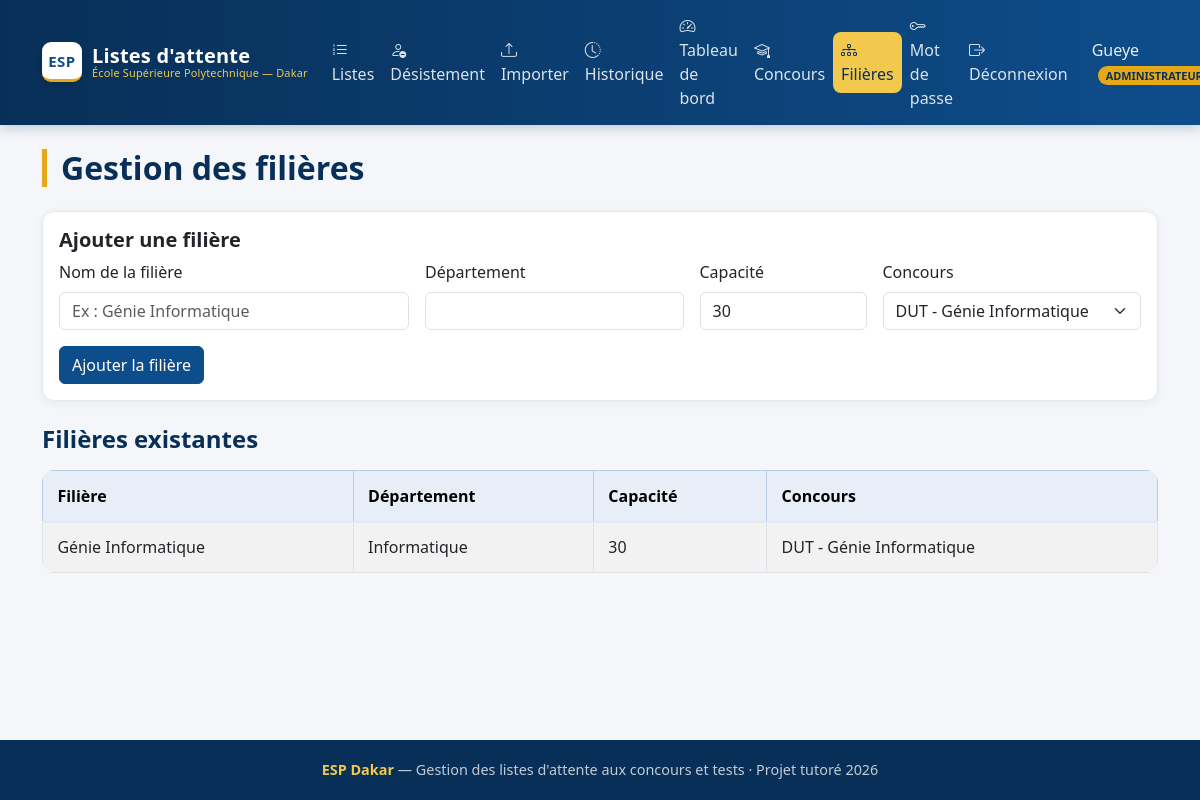
/pages/filieres.php (signed in), run on the app's committed database.
### tables this page shows
CREATE TABLE filieres (
    id INT AUTO_INCREMENT PRIMARY KEY,
    nom VARCHAR(150) NOT NULL,
    departement VARCHAR(100) NOT NULL,
    capacite_accueil INT NOT NULL,
    concours_id INT,
    FOREIGN KEY (concours_id) REFERENCES concours(id)
);

CREATE TABLE concours (
    id INT AUTO_INCREMENT PRIMARY KEY,
    type ENUM('DUT', 'DIC', 'LICENCE') NOT NULL,
    annee INT NOT NULL,
    departement VARCHAR(100) NOT NULL
);

### pages/filieres.php (the view, shortened to what this page needs)
<?php
require '../config/database.php';
include '../includes/header.php';
$concours = $pdo->query("SELECT * FROM concours ORDER BY type, departement")->fetchAll();
$filieres = $pdo->query("
    SELECT f.*, c.type AS concours_type, c.departement AS concours_dep
    FROM filieres f
    JOIN concours c ON f.concours_id = c.id
    ORDER BY f.nom
")->fetchAll();
?>
<h2 class="page-title">Gestion des filières</h2>
<div class="card mb-4">
    <div class="card-body">
        <h5 class="card-title">Ajouter une filière</h5>
        <form method="POST">
            <div class="row g-3">
                <div class="col-md-4">
                    <label class="form-label">Nom de la filière</label>
                    <input type="text" name="nom" class="form-control" placeholder="Ex : Génie Informatique" required>
                </div>
                <div class="col-md-3">
                    <label class="form-label">Département</label>
                    <input type="text" name="departement" class="form-control" required>
                </div>
                <div class="col-md-2">
                    <label class="form-label">Capacité</label>
                    <input type="number" name="capacite" class="form-control" value="30" required>
                </div>
                <div class="col-md-3">
                    <label class="form-label">Concours</label>
                    <select name="concours_id" class="form-select" required>
                        <?php foreach ($concours as $c): ?>
                            <option value="<?= $c['id'] ?>">
                                <?= htmlspecialchars($c['type'] . ' - ' . $c['departement']) ?>
                            </option>
                        <?php endforeach; ?>
                    </select>
                </div>
                <div class="col-12">
                    <button type="submit" class="btn btn-primary">Ajouter la filière</button>
                </div>
            </div>
        </form>
    </div>
</div>
<h4 class="mb-3">Filières existantes</h4>
<table class="table table-striped table-bordered">
    <thead class="table-primary">
        <tr>
            <th>Filière</th>
            <th>Département</th>
            <th>Capacité</th>
            <th>Concours</th>
        </tr>
    </thead>
    <tbody>
        <?php if (count($filieres) === 0): ?>
            <tr><td colspan="4" class="text-center text-muted">Aucune filière enregistrée</td></tr>
        <?php else: ?>
            <?php foreach ($filieres as $f): ?>
                <tr>
                    <td><?= htmlspecialchars($f['nom']) ?></td>
                    <td><?= htmlspecialchars($f['departement']) ?></td>
                    <td><?= $f['capacite_accueil'] ?></td>
                    <td><?= htmlspecialchars($f['concours_type'] . ' - ' . $f['concours_dep']) ?></td>
                </tr>
            <?php endforeach; ?>
        <?php endif; ?>
    </tbody>
</table>
<?php include '../includes/footer.php'; ?>

### assets/css/style.css (style rules this page uses)
:root { --esp-blue: #0E4D8B; --esp-blue-dark: #0A3A6B; --esp-blue-darker: #082F57; --esp-gold: #E6A817; --esp-gold-light: #F2C94C; --esp-bg: #f4f6f9; --esp-surface:#ffffff; --esp-text: #243140; --esp-muted: #6b7a8d; --esp-border: #e4e9f0; --esp-radius: 12px; --esp-shadow: 0 2px 10px rgba(16, 42, 77, 0.06); --esp-shadow-hover: 0 6px 22px rgba(16, 42, 77, 0.12); --bs-primary: var(--esp-blue); --bs-primary-rgb: 14, 77, 139; }
body { background-color: var(--esp-bg); color: var(--esp-text); font-family: "Segoe UI", system-ui, -apple-system, Arial, sans-serif; display: flex; flex-direction: column; min-height: 100vh; }
h1, h2, h3, h4, h5 { color: var(--esp-blue-darker); font-weight: 600; }
.card { border: 1px solid var(--esp-border); border-radius: var(--esp-radius); box-shadow: var(--esp-shadow); transition: box-shadow .18s, transform .18s; }
.table { background: var(--esp-surface); border-radius: var(--esp-radius); overflow: hidden; }
.table > :not(caption) > * > * { padding: .8rem .9rem; }
.table thead th { border-bottom: 2px solid var(--esp-border); font-weight: 600; }
.table-primary { --bs-table-bg: #e7eef7; }
.btn-primary { background-color: var(--esp-blue); border-color: var(--esp-blue); }
.page-title { border-left: 5px solid var(--esp-gold); padding-left: 14px; margin-bottom: 1.5rem; }

### data on the page
filieres: nom "Génie Informatique", departement "Informatique", capacite_accueil "30", concours.departement "DUT - Génie Informatique"

### other printed values
$_SESSION['nom'] "Gueye"
form field concours_id "DUT - Génie Informatique"
